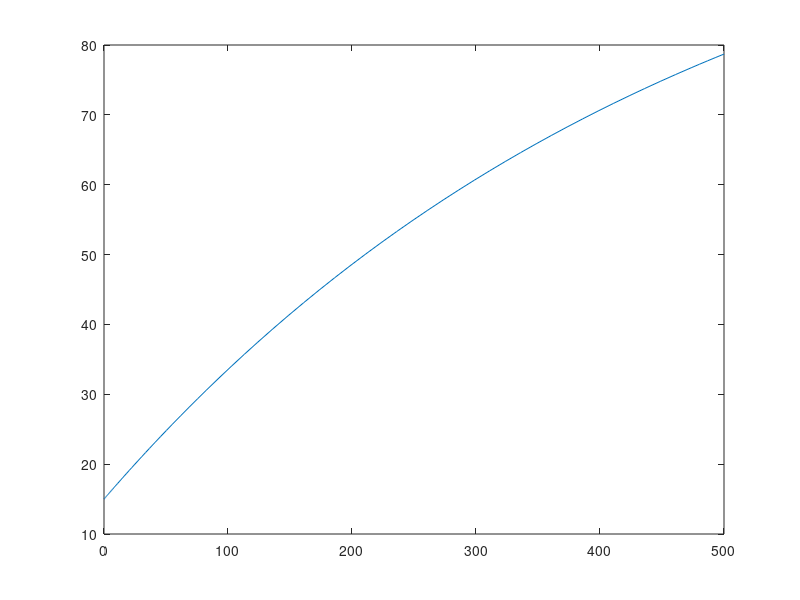

Recreate this plot in MATLAB.
function c_he_waterheater_pt1
    global m c h S q us;
    m = 250; 
    c = 4200; 
    h = 12; 
    S = 3.06; 
    q = 3600; 
    us = 15;
    u0 = 15; 

    tend = 500*60; 
    [tsol, Usol] = ode45(@rhs, [0 tend], u0); 
    plot(tsol/60, Usol); 
end

function Udot = rhs(t, U)
    global m c h S q us;
    Udot = q/c/m - h*S/c/m*(U - us);
end
